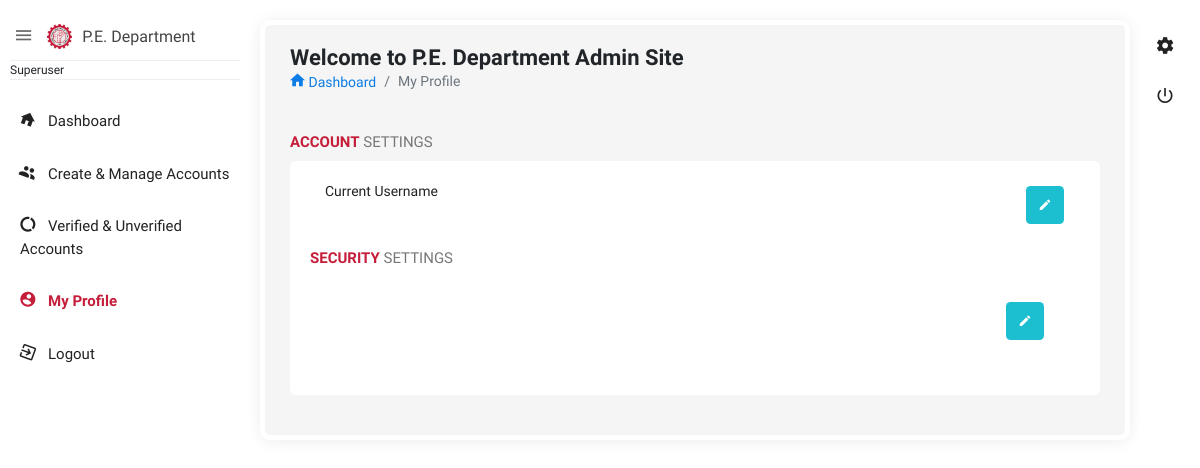
The app's page /admin/super_user/_profile.php, older data.
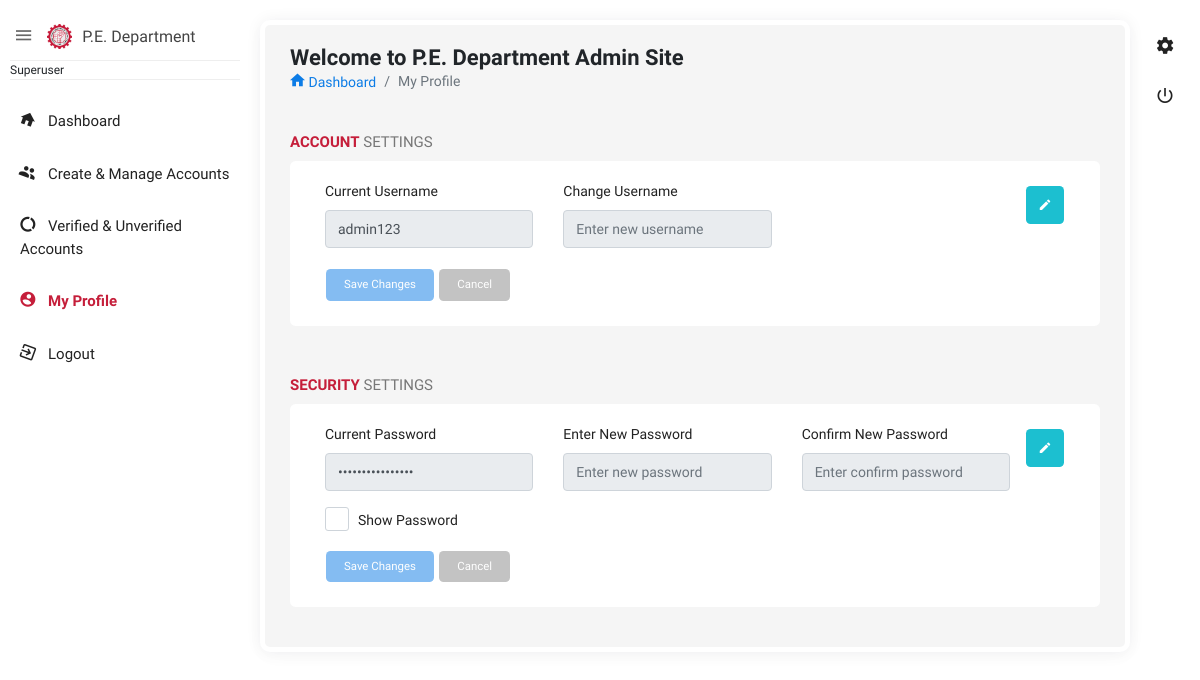
The same page, newer data.
### tables this page shows
CREATE TABLE `superuser_acc` (
  `id` int(11) NOT NULL,
  `username` varchar(100) NOT NULL,
  `email` varchar(100) NOT NULL,
  `password` varchar(100) NOT NULL
);

### admin/super_user/_profile.php (the view, shortened to what the changed rows need)
<?php
    include('connection.php');
?>
<!doctype html>
<html class="no-js " lang="en">
<head>
<link rel="stylesheet" href="assets/plugins/bootstrap/css/bootstrap.min.css">
<link rel="stylesheet" href="assets/plugins/fullcalendar/fullcalendar.min.css">
<link rel="stylesheet" href="assets/plugins/bootstrap-select/css/bootstrap-select.css" />
<link href="assets/plugins/bootstrap-material-datetimepicker/css/bootstrap-material-datetimepicker.css" rel="stylesheet" />
<link href="assets/plugins/bootstrap-select/css/bootstrap-select.css" rel="stylesheet" />
<link rel="stylesheet" href="assets/plugins/dropify/css/dropify.min.css">
<link rel="stylesheet" href="assets/plugins/jquery-datatable/dataTables.bootstrap4.min.css">
<link rel="stylesheet" href="assets/css/style.min.css">
<link rel="stylesheet" href="assets/plugins/sweetalert/sweetalert.css"/>
</head>
<body class="theme-blush">
<section class="content">
    <div class="body_scroll" id="calendarr">
        <div class="block-header">
            <div class="row">
                <div class="col-lg-8 col-md-4 col-sm-11">
                    <h2>Welcome to P.E. Department Admin Site</h2>
                </div>
            </div>
        </div>
        <div class="container-fluid">
            <div class="row clearfix">
                <div class="col-md-12">
                    <div class="card">
                            <div class="header">
                                <h2><strong>Account</strong> Settings</h2>
                            </div>
                            <div class="body">
                                <div class="row">
                                    <div class="col-lg-4 col-md-12">
                                        <div class="form-group">
                                            <label for="user">Current Username</label>
                                            <?php
                                                $query = "SELECT * FROM superuser_acc";
                                                $result = mysqli_query($conn, $query);
                                                while ($row = mysqli_fetch_array($result)) {
                                            ?>
                                            <input name="user" type="text" class="form-control" value="<?php echo $row['username'] ?>" readonly>
                                        </div>
                                    </div>
                                        <div class="col-lg-4 col-12">
                                        <form action="functions.php" method="POST">
                                            <div class="form-group">
                                                <label for="change">Change Username</label>
                                                <input id="usernew" name="username" type="text" class="form-control" placeholder="Enter new username" readonly required>
                                            </div>
                                        </div>
                                    <div class="col-12">
                                            <button id="saveuser" class="btn btn-primary" data-toggle="modal" data-target="#changeuser<?php echo $row['id'] ?>" disabled>Save Changes</button>
                                            <button id="canceluser" class="btn btn-secondary" disabled>Cancel</button>
                                        </div>
                                    <?php } ?>
                                </div>
                            </div>
                    </div>
                    <div class="card">
                        <div class="header">
                            <h2><strong>Security</strong> Settings</h2>
                        </div>
                        <div class="body">
                            <div class="row">
                                <div class="col-lg-4 col-md-12">
                                    <?php
                                        $query = "SELECT * FROM superuser_acc";
                                        $result = mysqli_query($conn, $query);
                                        while ($row = mysqli_fetch_array($result)) {
                                    ?>
                                    <div class="form-group" >
                                        <label for="user">Current Password</label>
                                        <input name="user" type="password" id="txtPassword" class="form-control" value="administrator123" readonly>
                                    </div>
                                </div>
                                <div class="col-lg-4 col-md-12">
                                <form action="functions.php" method="POST">
                                    <div class="form-group" >
                                        <label for="change">Enter New Password</label>
                                        <input id="passnew" name="pass1" type="password" class="form-control" placeholder="Enter new password" readonly required>
                                    </div>
                                </div>
                                <div class="col-lg-4 col-md-12">
                                    <div class="form-group" >
                                        <label for="change">Confirm New Password</label>
                                        <input id="confirmpassnew" name="pass2" type="password" class="form-control" placeholder="Enter confirm password" readonly required>
                                    </div>
                                </div>
                                 <div class="col-lg-4 col-md-12">
                                    <div class="checkbox">
                                        <label for="remember_me_2">
                                                Show Password
                                        </label>
                                    </div>
                                </div>
                                <div class="col-12">
                                    <button id="savepass" class="btn btn-primary" data-toggle="modal" data-target="#changepass<?php echo $row['id'] ?>" disabled>Save Changes</button>
                                    <button id="cancelpass" class="btn btn-secondary" disabled>Cancel</button>
                                    <?php } ?>
                                </div>
                            </div>
                        </div>
                    </div>
                </div>
            </div>
        </div>
    </div>
</section>
</body>
</html>

Row changes from the older to the newer data that the page shows:
added superuser_acc: user "admin123"
